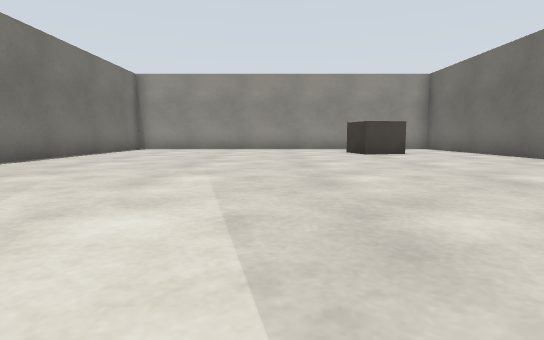
[1] (above)

23 first-person views from a walk through a robot-simulator world made for Gazebo. The camera is 0.5 m above the floor, tilts 6° down and sees 80° across. The floor is counted in squares, 1 m on a side. Each view is taken from the middle of a square. On the plan, view 1 faces up. The plan holds only what a view shows up to about 9 squares ahead; the rest is blank. The place goes on beyond the plan. Some stock models are drawn as simple stand-ins.

[2]
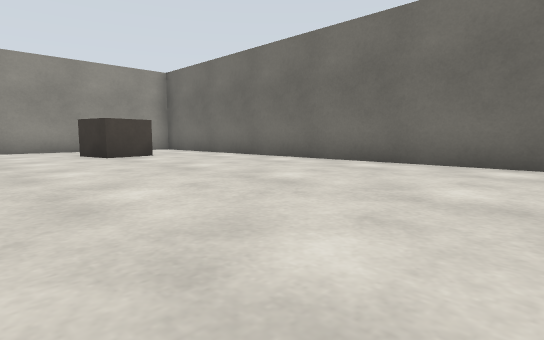

[3]
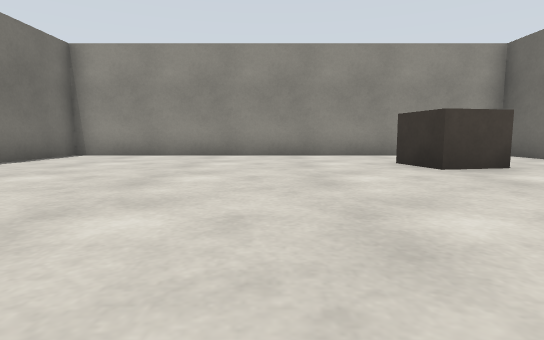

[4]
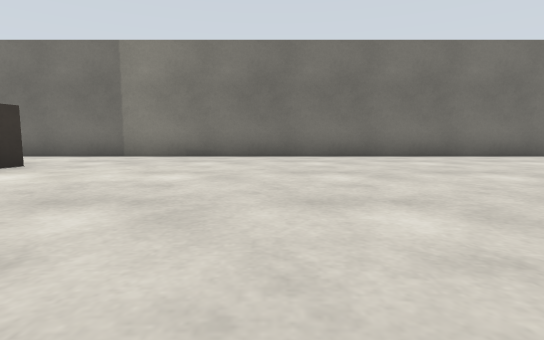

[5]
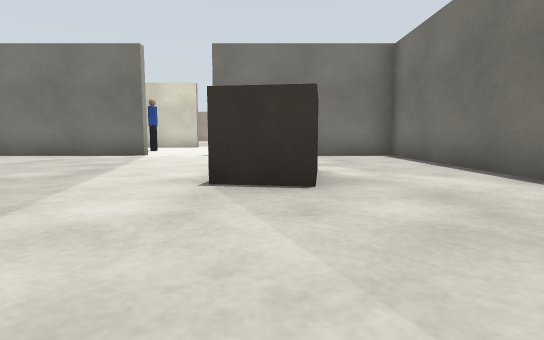

[6]
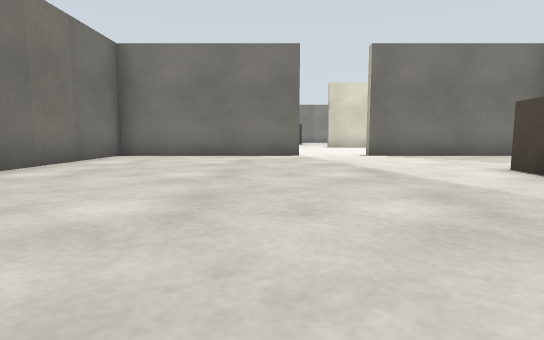

[7]
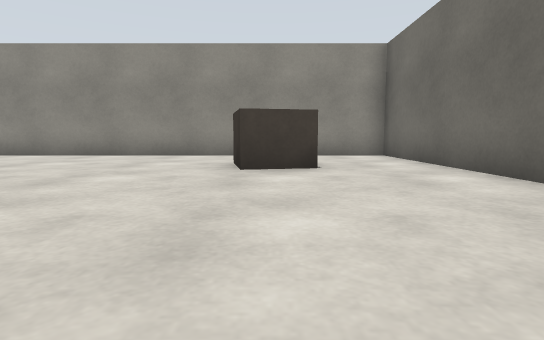

[8]
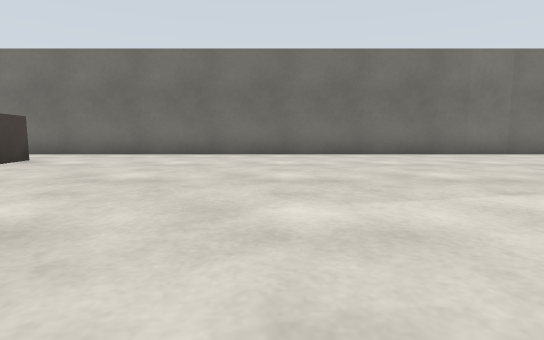

[9]
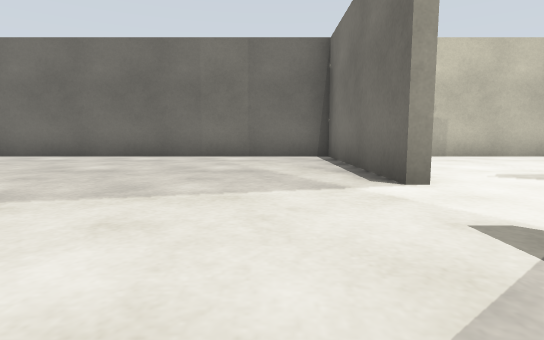

[10]
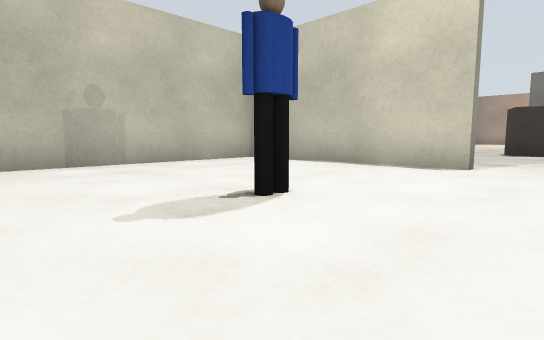

[11]
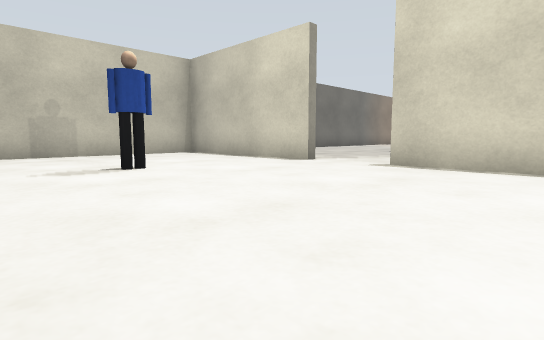

[12]
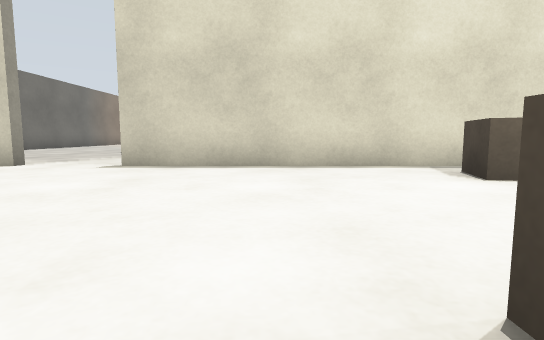

[13]
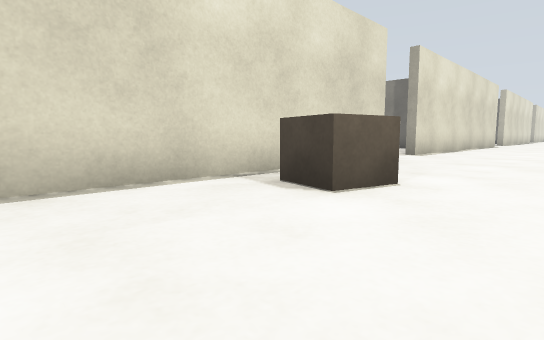

[14]
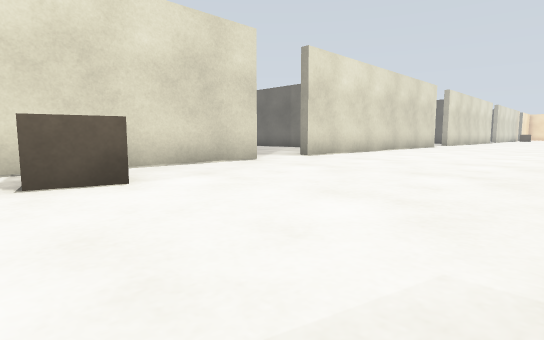

[15]
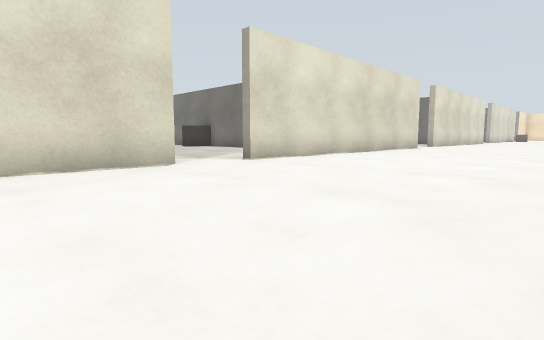

[16]
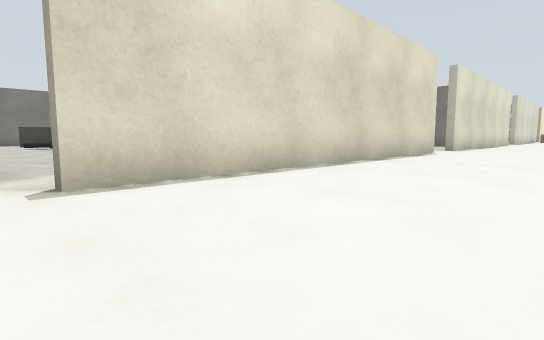

[17]
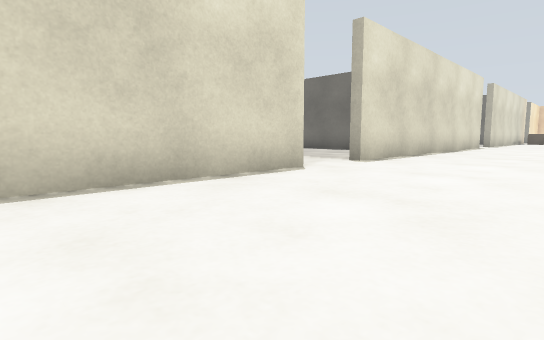

[18]
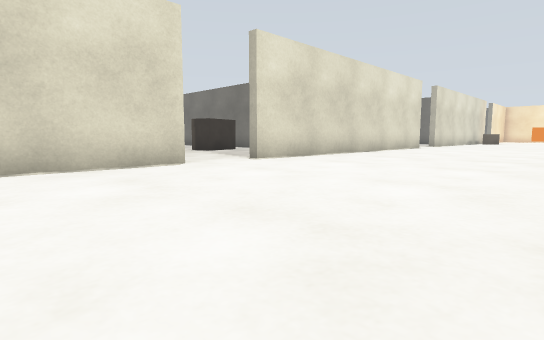

[19]
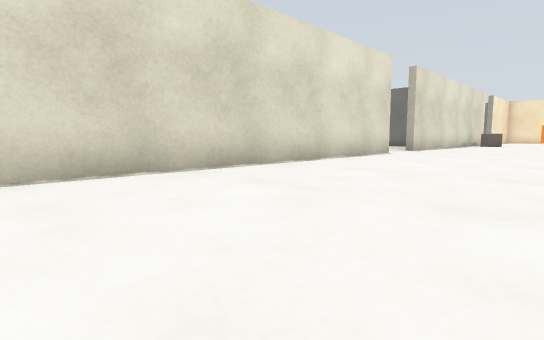

[20]
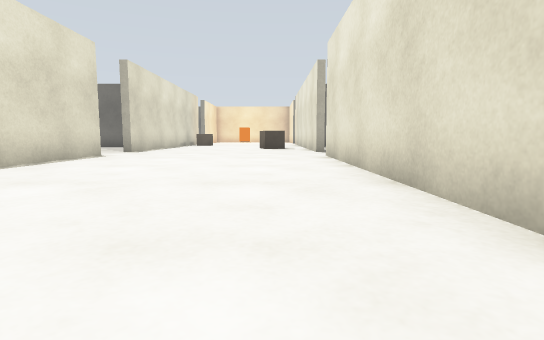

[21]
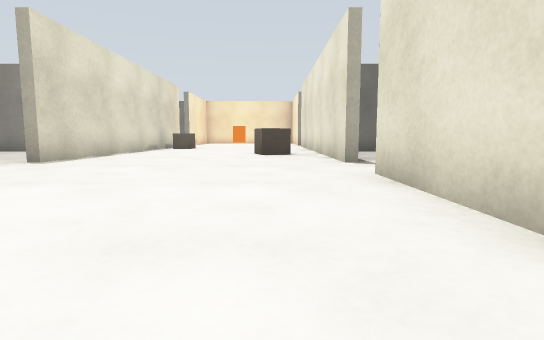

[22]
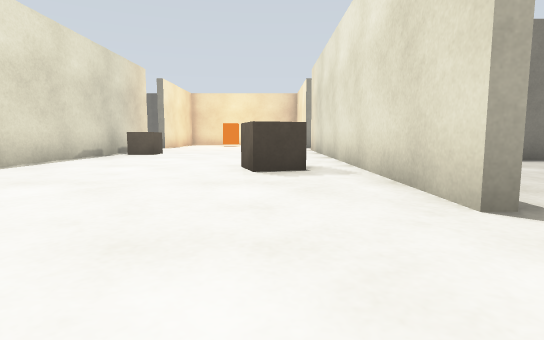

[23]
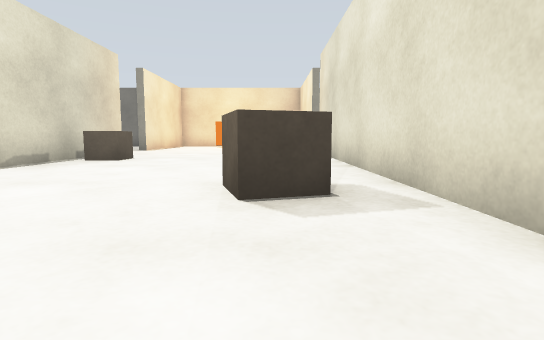

### Floor plan
Points are (right, up) in squares from view 1. A wall is a line through its corners. A room is listed if a view was taken in it or the views show most of it. See-through windows are left out.
Room 1 (views 1, 2, 3, 4, 5, 6, 7, 8, 9)
walls: (1.2, -4.4) (5.9, -4.4) (5.9, 12.4) (-5.1, 12.4) (-5.1, -4.4) (-0.5, -4.4)
ways out: opening at (0.5, -4) to room 2
objects: brown box (-2, -1) to (-2, 1); brown box (3, 9) to (3, 10)
Room 2 (views 10, 11, 12, 13, 14, 15, 16, 17, 18, 19, 20, 21, 22, 23)
walls: (-21.1, -10.4) (-11.6, -10.4); (-25.5, -4.6) (-32.4, -4.6); (-10, -10.4) (-0.5, -10.4); (-32.4, -10.4) (-22.9, -10.4); (-34, -4.6) (-42.5, -4.6); (1.2, -10.4) (4.9, -10.4); (-42.5, -10.4) (-34, -10.4); (5.9, -10.4) (5.9, -5.5)
ways out: opening at (0.5, -4) to room 1; opening at (-33.5, -10); opening at (-33.5, -4); opening at (-22, -10); opening at (-10.5, -10); opening at (0.5, -10)
objects: brown box (-41, -10) to (-41, -9); brown box (-37, -6); brown box (-6, -9); brown box (-4, -6) to (-4, -5); person (2, -7)

Where each view was taken, in squares from view 1:
view 1: 0 up, 0 right, facing up
view 2: 1 up, 0 right, facing up-right
view 3: 4 up, 0 right, facing up
view 4: 5 up, 3 right, facing left
view 5: 4 up, 2 left, facing down
view 6: 4 up, 2 right, facing down
view 7: 4 up, 3 right, facing up
view 8: 4 up, 3 left, facing right
view 9: 3 down, 2 left, facing right
view 10: 5 down, 0 right, facing down-right
view 11: 5 down, 3 left, facing down-right
view 12: 5 down, 3 left, facing down
view 13: 7 down, 3 left, facing down-left
view 14: 5 down, 5 left, facing down-left
view 15: 5 down, 7 left, facing down-left
view 16: 7 down, 11 left, facing down-left
view 17: 7 down, 17 left, facing down-left
view 18: 5 down, 18 left, facing down-left
view 19: 6 down, 23 left, facing down-left
view 20: 6 down, 24 left, facing left
view 21: 6 down, 28 left, facing left
view 22: 6 down, 32 left, facing left
view 23: 6 down, 34 left, facing left
